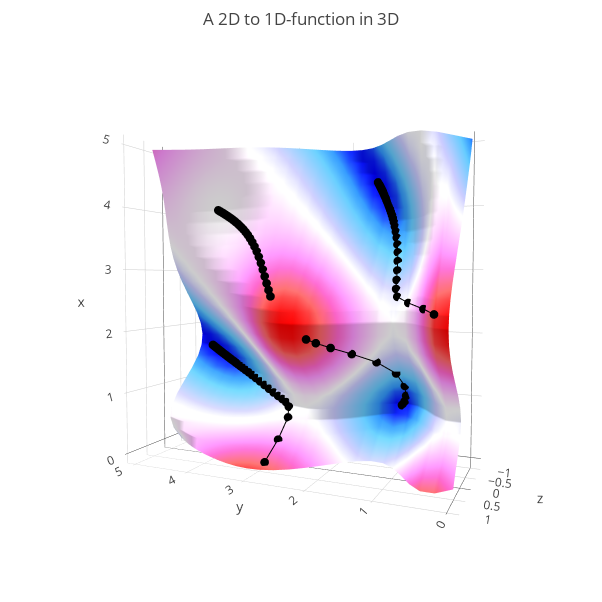
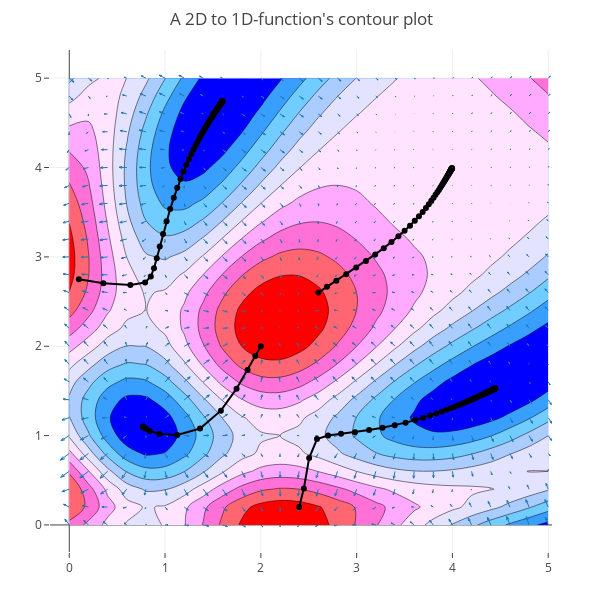

Write notebook code for charts like these, in order.
### Markdown cell above
## Testkör
TODO: Förklara starting pointsen, och ställ lite frågor..

### Code cell
sim.set_starting_points(
    (0.1, 2.75),
    (2.0, 2.0),
    (2.6, 2.6),
    (2.4, 0.2),
)

sim.run()
